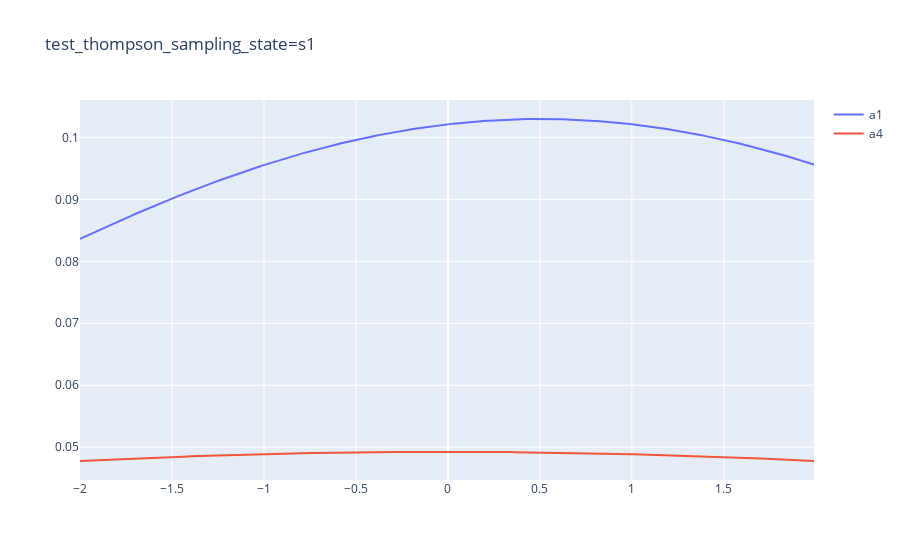
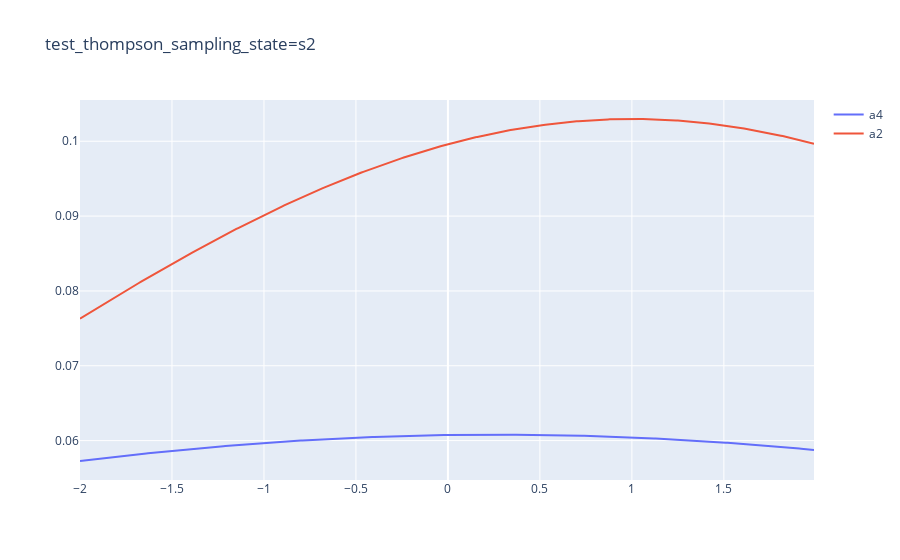
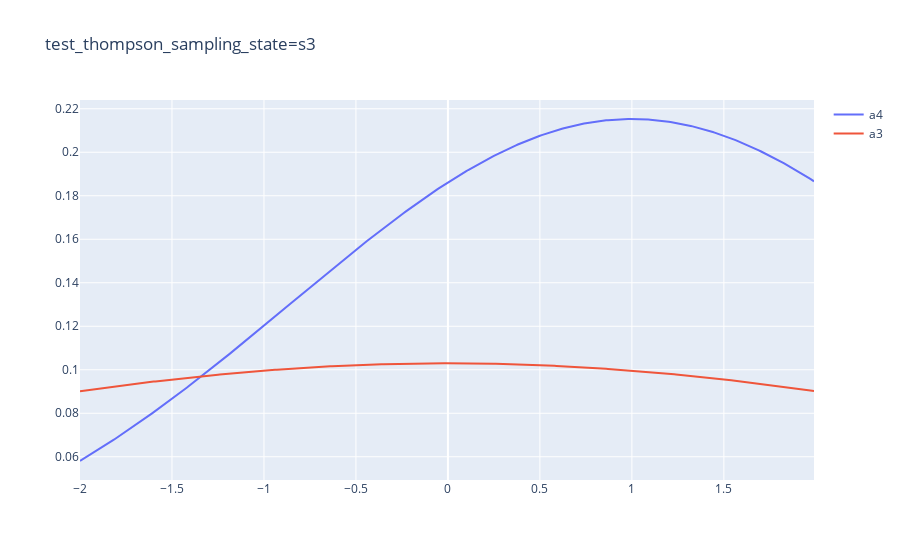

The notebook cell these images were saved under, in order:
### Code cell
plot_for_task('thompson_sampling')

### Figure 1 — Plotly figure (JSON) as saved in the notebook; plotly's stock layout.template omitted (floating-point values rounded to 4 significant figures; data arrays with more than 128 entries replaced by an {"elided": "..."} marker saying what was removed)
{"data": [{"name": "a1", "type": "scatter", "x": {"elided": "400 float values"}, "y": {"elided": "400 float values"}}, {"name": "a4", "type": "scatter", "x": {"elided": "400 float values"}, "y": {"elided": "400 float values"}}], "layout": {"title": {"text": "test_thompson_sampling_state=s1"}}}

### Figure 2 — Plotly figure (JSON) as saved in the notebook; plotly's stock layout.template omitted (floating-point values rounded to 4 significant figures; data arrays with more than 128 entries replaced by an {"elided": "..."} marker saying what was removed)
{"data": [{"name": "a4", "type": "scatter", "x": {"elided": "400 float values"}, "y": {"elided": "400 float values"}}, {"name": "a2", "type": "scatter", "x": {"elided": "400 float values"}, "y": {"elided": "400 float values"}}], "layout": {"title": {"text": "test_thompson_sampling_state=s2"}}}

### Figure 3 — Plotly figure (JSON) as saved in the notebook; plotly's stock layout.template omitted (floating-point values rounded to 4 significant figures; data arrays with more than 128 entries replaced by an {"elided": "..."} marker saying what was removed)
{"data": [{"name": "a4", "type": "scatter", "x": {"elided": "400 float values"}, "y": {"elided": "400 float values"}}, {"name": "a3", "type": "scatter", "x": {"elided": "400 float values"}, "y": {"elided": "400 float values"}}], "layout": {"title": {"text": "test_thompson_sampling_state=s3"}}}
